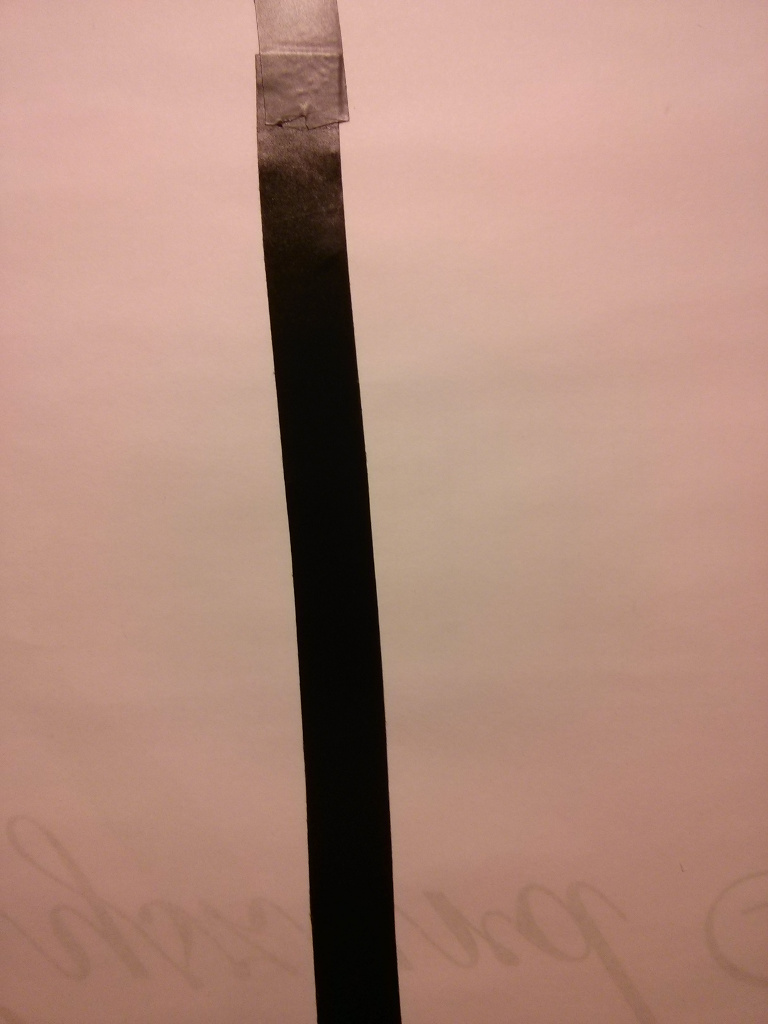
//> input picture images/line1.jpg, 768 x 1024 px
$ ./main ../images/line1.jpg   (built with g++ and OpenCV 4)
//> lines starting //> are read from the running program, lines starting //| are printed output that depends on the picture; after the words box and inside, x2 and y2 are one past the last pixel; in counts of white or black regions, pixels touching at a corner belong together
### src/morph.hpp
#ifndef __MORPH_HPP__
#define __MORPH_HPP__

#include <cv.h>

cv::Mat gradient(const cv::Mat& image);


#endif // __MORPH_HPP__

### src/histogram.hpp
#ifndef __HISTOGRAM_HPP__
#define __HISTOGRAM_HPP__

#include <cv.h>

cv::MatND histogram1D(cv::Mat image);

cv::Mat getHistogramAsImage(const cv::MatND& hist);

#endif // __HISTOGRAM_HPP__

### src/histogram.cpp
#include "histogram.hpp"

using namespace cv;

// Create 1 dimensional histogram
MatND histogram1D(Mat image){
	int channels[] = {0};
	int histSize[] = {256};
	float sranges[] = { 0, 256 };
	const float* ranges[] = { sranges };
	MatND hist;
	calcHist(&image, 1, channels, Mat(), hist, 1, histSize, ranges, true, false);
	return hist;
}

// Convert histogram data into image.
Mat getHistogramAsImage(const MatND& hist){
	// Get min and max bin values
	double minVal = 0;
	double maxVal = 0;
	minMaxLoc(hist, &minVal, &maxVal, 0, 0);

	// Canvas for histogram
	Mat canvas(256, 256, CV_8U, Scalar(255));

	// Set highest point to 90% of nbins
	int hpt = static_cast<int>(0.9*256);

	// Draw vertical lines for each bin
	for(int h = 0; h < 256; h++){
		float binValue = hist.at<float>(h);
		int intensity = static_cast<int>(binValue*hpt/maxVal);
		line(canvas, Point(h, 256), Point(h, 256-intensity), Scalar::all(0));
	}

	return canvas;
}

### src/main.cpp
#include <iostream>
#include <math.h>
#include <cv.h>
#include <highgui.h>
#include "histogram.hpp"
#include "morph.hpp"


using namespace cv;

const uint WIDTH = 320;
const uint HEIGHT = 240;

void assertTrue(bool p, string msg){
	if(!p){
		std::cout << msg << std::endl;
		exit(-1);
	}
}

Mat loadImage(const char* fileName){
//> called with fileName = "../images/line1.jpg"
	Mat image = imread( fileName, CV_LOAD_IMAGE_GRAYSCALE );
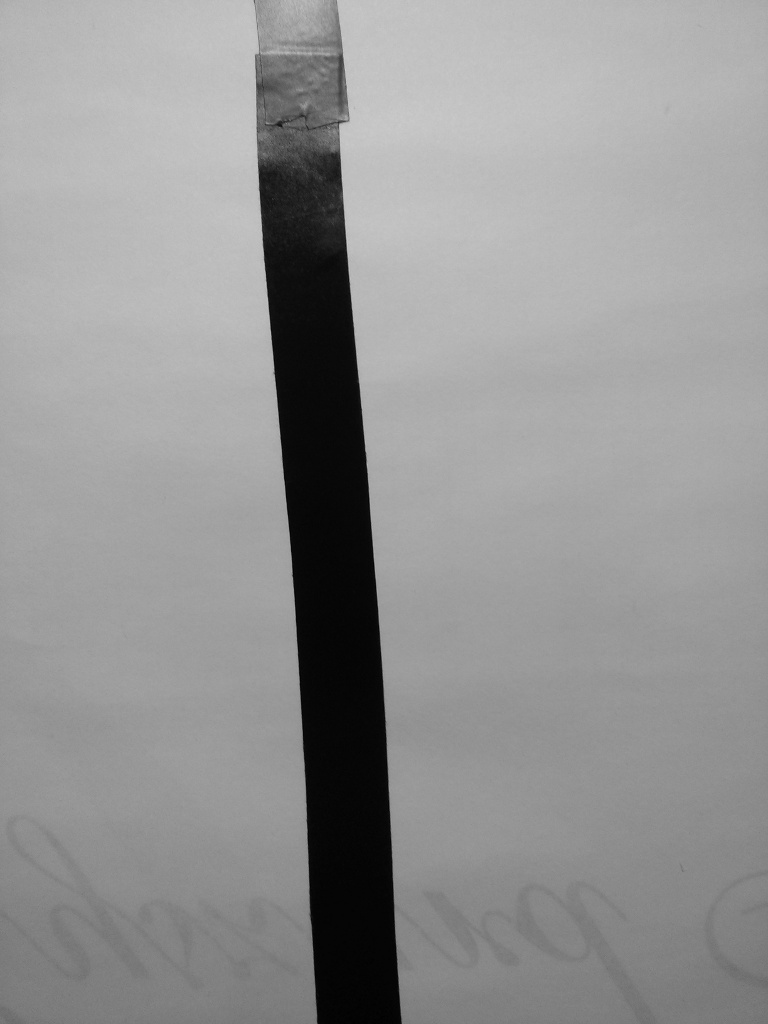
//> image: 1024 rows x 768 cols, CV_8UC1; min 0, max 209, mean 148.2
	Mat scaled;
	resize(image, scaled, Size(WIDTH, HEIGHT));
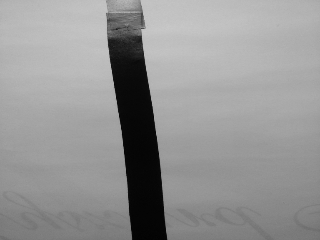
//> scaled: 240 rows x 320 cols, CV_8UC1; min 2, max 201, mean 148.1
	return scaled;
}

void showImage(const char* title, Mat image){
	namedWindow(title, CV_WINDOW_AUTOSIZE );
	imshow(title, image );
}

Mat findSigns(Mat image){
	Mat binary;
	threshold(image, binary, 100, 255, THRESH_BINARY);
	return binary;
}

void drawCone(Mat& image, uint radius){

	int sampleCount = 2*180;
	// Init matrices for polar to cartesian transformation
	std::vector<float> magnitudes(sampleCount);
	std::vector<float> angles(sampleCount);
	std::vector<float> cols(sampleCount);
	std::vector<float> rows(sampleCount);
	for(float i = 0; i < sampleCount; i++){
		magnitudes[i] = radius;
		angles[i] = i/2;
	}
	polarToCart(magnitudes, angles, cols, rows, true);

	// Draw cone and calculate number of black pixels
	int counter = 0;
	for(int i = 0; i < sampleCount; i++){
		int x = cols[i] + WIDTH/2;
		int y = HEIGHT-rows[i];
		if(image.at<uchar>(y, x) == 0){
			counter ++;
		}
		else{
			image.at<uchar>(y, x) = 125;
		}
	}


	// Find median direction
	counter /= 2;
	for(int i = 0; i < sampleCount; i++){
		int x = cols[i] + WIDTH/2;
		int y = HEIGHT-rows[i];
		if(image.at<uchar>(y, x) == 0){
			counter --;
			if(counter <= 0){
				line(image, Point(WIDTH/2, HEIGHT), Point(x, y), Scalar(125));
				std::cout << "Angle: " << (90-i/2) << " degrees" << std::endl;
				break;
			}
		}
	}
}

int main( int argc, char** argv )
{
	assertTrue(argc == 2, "Usage: ld <image_file>");
	Mat image = loadImage(argv[1]);
	assertTrue(image.data, "Can't load image.");
	MatND hist = histogram1D(image);
//> in histogram1D, `calcHist(&image, 1, channels, Mat(), hist, 1, histSize, ranges, true, ..`: hist = 256 values, max 1393 at index 148, min 0 at index 0, mean 300
	Mat histImage = getHistogramAsImage(hist);
//> in getHistogramAsImage, `minMaxLoc(hist, &minVal, &maxVal, 0, 0);`: maxVal = 1393
//> the loop in getHistogramAsImage, `for(int h = 0; h < 256; h++)` made 256 passes
//> (binValue, intensity) on passes 1 to 3: (0, 0), (0, 0), (16, 2)
//> after the loop in getHistogramAsImage, `for(int h = 0; h < 256; h++)`:
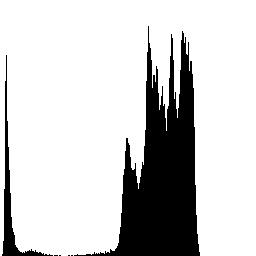
//> canvas: 256 rows x 256 cols, CV_8UC1; 80.8% white; 6 black regions (4 under 20 px), largest, box (x1, y1, x2, y2) and area: (74, 26, 200, 256) 11444, (2, 55, 53, 256) 1118
	Mat output = findSigns(image);
//> in findSigns, `threshold(image, binary, 100, 255, THRESH_BINARY);`:
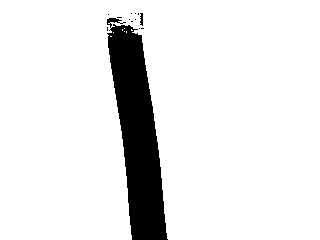
//> binary: 240 rows x 320 cols, CV_8UC1; 90.3% white; 13 black regions (11 under 20 px), largest, box (x1, y1, x2, y2) and area: (107, 18, 168, 240) 7417, (140, 13, 143, 26) 31
	drawCone(output, WIDTH/2);
//> after the loop in drawCone, `for(int i = 0; i < sampleCount; i++)`:
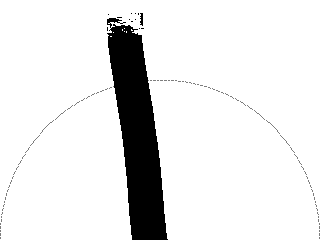
//> image: 240 rows x 320 cols, CV_8UC1; 0.43% of pixels changed, all inside (x1, y1, x2, y2) = (0, 80, 320, 239)
//> after the loop in drawCone, `for(int i = 0; i < sampleCount; i++)`: counter = 26
//> in drawCone, `counter /= 2;`: counter = 13
//> the loop in drawCone, `for(int i = 0; i < sampleCount; i++)` made 201 passes
//> counter on passes 1, 190, 191, 192, 193, 194, 195, 196, 197, 198, 199, 200: 12, 11, 10, 9, 8, 7, 6, 5, 4, 3, 2, 1
//> after the loop in drawCone, `for(int i = 0; i < sampleCount; i++)`:
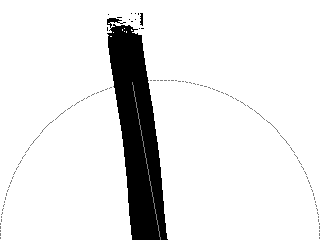
//> image: 240 rows x 320 cols, CV_8UC1; 0.21% of pixels changed, all inside (x1, y1, x2, y2) = (132, 82, 161, 240)
//> after the loop in drawCone, `for(int i = 0; i < sampleCount; i++)`: counter = 0
	showImage("Input", image);
//	showImage("Histogram", histImage);
	showImage("Output", output);

	waitKey(0);
	return 0;
}

$ run again, on images/line3.jpg
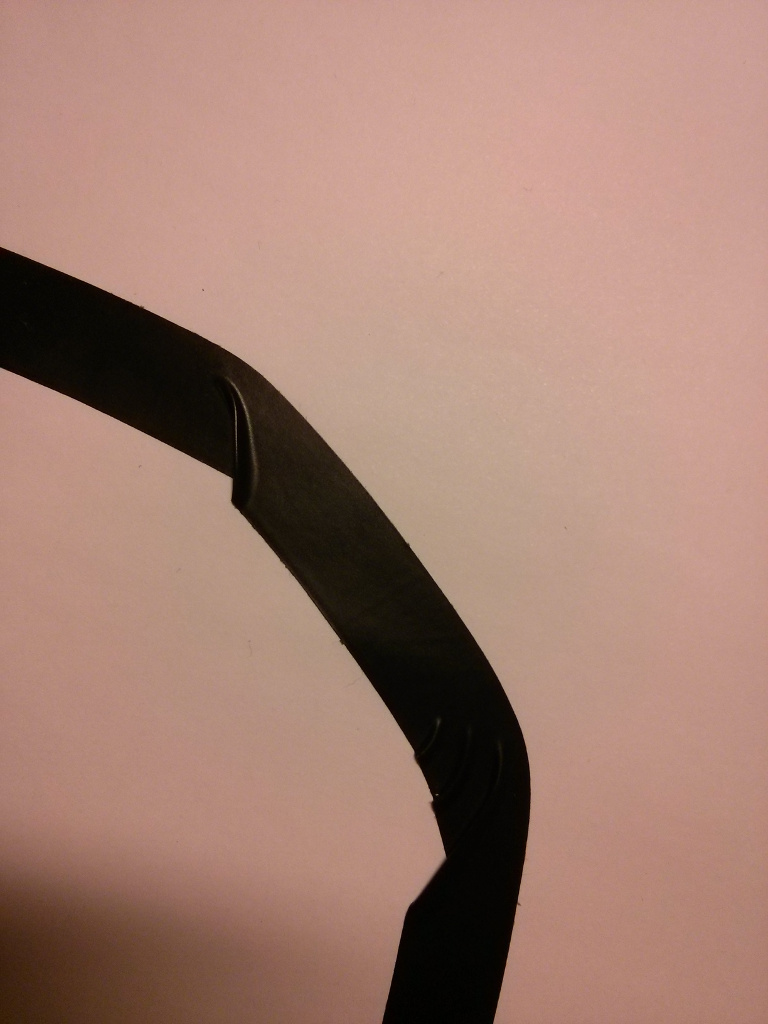
//> input picture images/line3.jpg, 768 x 1024 px
//> in histogram1D, `calcHist(&image, 1, channels, Mat(), hist, 1, histSize, ranges, true, ..`: hist = 256 values, max 2802 at index 171, min 0 at index 186, mean 300
//> maxVal = 2802
//> the loop in getHistogramAsImage, `for(int h = 0; h < 256; h++)` made 256 passes
//> (binValue, intensity) on passes 1 to 3: (1, 0), (21, 1), (127, 10)
//> after the loop in getHistogramAsImage, `for(int h = 0; h < 256; h++)`:
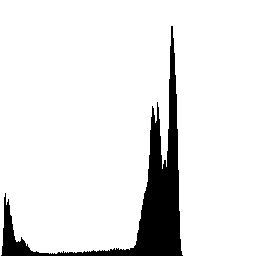
//> canvas: 256 rows x 256 cols, CV_8UC1; 90.5% white; 1 black region, box (x1, y1, x2, y2) and area: (1, 26, 183, 256) 6214
//> binary: 240 rows x 320 cols, CV_8UC1; 83.2% white; 9 black regions (7 under 20 px), largest, box (x1, y1, x2, y2) and area: (0, 58, 221, 240) 9930, (0, 202, 113, 240) 2981
//> after the loop in drawCone, `for(int i = 0; i < sampleCount; i++)`: counter = 56
//> in drawCone, `counter /= 2;`: counter = 28
//> the loop in drawCone, `for(int i = 0; i < sampleCount; i++)` made 244 passes
//> counter on passes 1, 218, 219, 220, 221, 222, 223, 224: 27, 26, 25, 24, 23, 22, 21, 20
//> after the loop in drawCone, `for(int i = 0; i < sampleCount; i++)`:
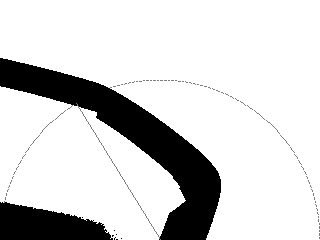
//> image: 240 rows x 320 cols, CV_8UC1; min 0, max 255, mean 211.4
//> after the loop in drawCone, `for(int i = 0; i < sampleCount; i++)`: counter = 0

$ run again, on images/line4.jpg
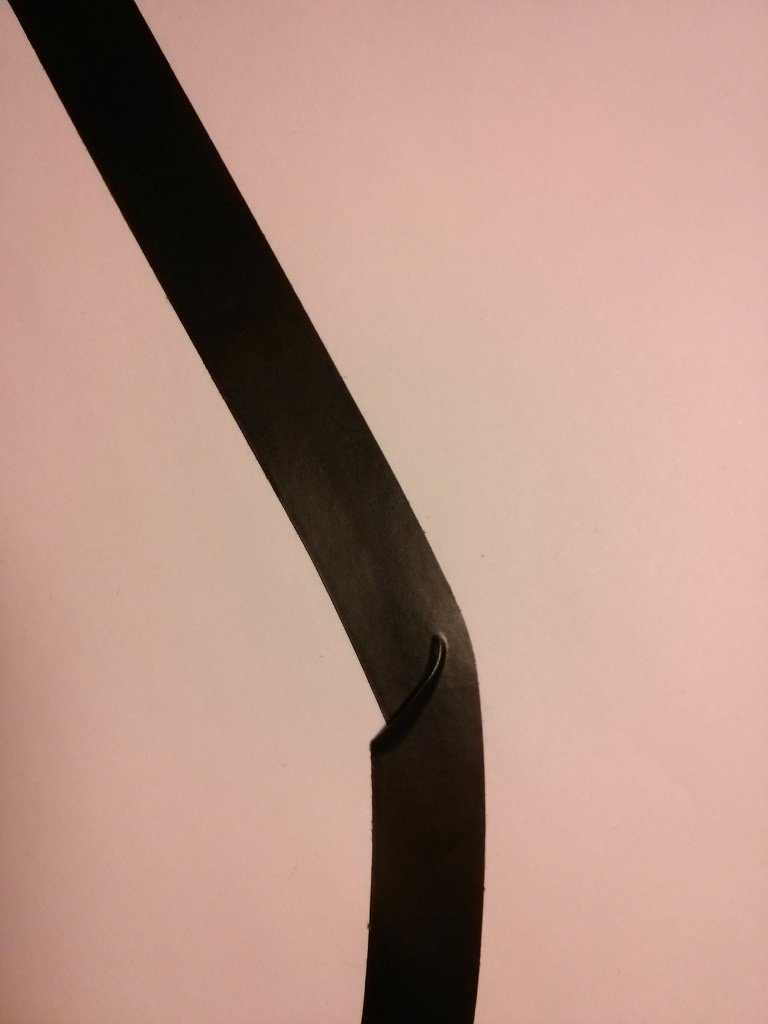
//> input picture images/line4.jpg, 768 x 1024 px
//> in histogram1D, `calcHist(&image, 1, channels, Mat(), hist, 1, histSize, ranges, true, ..`: hist = 256 values, max 2616 at index 192, min 0 at index 0, mean 300
//> maxVal = 2616
//> the loop in getHistogramAsImage, `for(int h = 0; h < 256; h++)` made 256 passes
//> (binValue, intensity) on passes 1 to 3: (0, 0), (0, 0), (0, 0)
//> after the loop in getHistogramAsImage, `for(int h = 0; h < 256; h++)`:
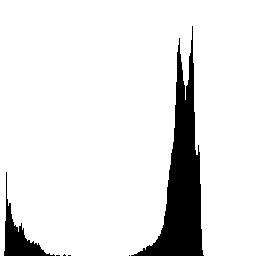
//> canvas: 256 rows x 256 cols, CV_8UC1; 89.8% white; 6 black regions (4 under 20 px), largest, box (x1, y1, x2, y2) and area: (131, 26, 204, 256) 5633, (4, 172, 55, 256) 1021
//> binary: 240 rows x 320 cols, CV_8UC1; 84.1% white; 1 black region, box (x1, y1, x2, y2) and area: (3, 0, 202, 240) 12229
//> after the loop in drawCone, `for(int i = 0; i < sampleCount; i++)`: counter = 32
//> in drawCone, `counter /= 2;`: counter = 16
//> the loop in drawCone, `for(int i = 0; i < sampleCount; i++)` made 213 passes
//> counter on passes 1, 199, 200, 201, 202, 203, 204, 205: 15, 14, 13, 12, 11, 10, 9, 8
//> after the loop in drawCone, `for(int i = 0; i < sampleCount; i++)`:
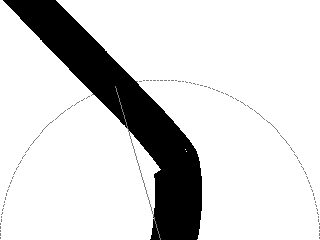
//> image: 240 rows x 320 cols, CV_8UC1; min 0, max 255, mean 213.8
//> after the loop in drawCone, `for(int i = 0; i < sampleCount; i++)`: counter = 0
